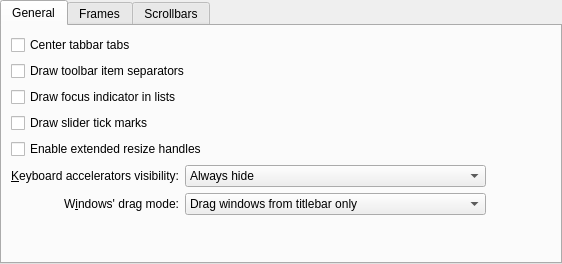
<?xml version="1.0" encoding="UTF-8"?>
<ui version="4.0">
 <class>BreezeStyleConfig</class>
 <widget class="QWidget" name="BreezeStyleConfig">
  <property name="geometry">
   <rect>
    <x>0</x>
    <y>0</y>
    <width>562</width>
    <height>264</height>
   </rect>
  </property>
  <property name="sizePolicy">
   <sizepolicy hsizetype="Preferred" vsizetype="Preferred">
    <horstretch>0</horstretch>
    <verstretch>0</verstretch>
   </sizepolicy>
  </property>
  <layout class="QVBoxLayout" name="verticalLayout_2">
   <property name="leftMargin">
    <number>0</number>
   </property>
   <property name="topMargin">
    <number>0</number>
   </property>
   <property name="rightMargin">
    <number>0</number>
   </property>
   <property name="bottomMargin">
    <number>0</number>
   </property>
   <item>
    <widget class="QTabWidget" name="tabWidget">
     <property name="currentIndex">
      <number>0</number>
     </property>
     <widget class="QWidget" name="tab">
      <attribute name="title">
       <string>General</string>
      </attribute>
      <layout class="QGridLayout" name="gridLayout">
       <item row="6" column="1">
        <widget class="QLabel" name="_windowDragLabel">
         <property name="sizePolicy">
          <sizepolicy hsizetype="Preferred" vsizetype="Preferred">
           <horstretch>0</horstretch>
           <verstretch>0</verstretch>
          </sizepolicy>
         </property>
         <property name="text">
          <string>W&amp;indows' drag mode:</string>
         </property>
         <property name="alignment">
          <set>Qt::AlignRight|Qt::AlignTrailing|Qt::AlignVCenter</set>
         </property>
         <property name="buddy">
          <cstring>_windowDragMode</cstring>
         </property>
        </widget>
       </item>
       <item row="2" column="1" colspan="4">
        <widget class="QCheckBox" name="_viewDrawFocusIndicator">
         <property name="text">
          <string>Draw focus indicator in lists</string>
         </property>
        </widget>
       </item>
       <item row="5" column="1">
        <widget class="QLabel" name="_mnemonicsLabel">
         <property name="text">
          <string>&amp;Keyboard accelerators visibility:</string>
         </property>
         <property name="alignment">
          <set>Qt::AlignRight|Qt::AlignTrailing|Qt::AlignVCenter</set>
         </property>
         <property name="buddy">
          <cstring>_mnemonicsMode</cstring>
         </property>
        </widget>
       </item>
       <item row="5" column="2" colspan="2">
        <widget class="QComboBox" name="_mnemonicsMode">
         <item>
          <property name="text">
           <string>Always hide</string>
          </property>
         </item>
         <item>
          <property name="text">
           <string>Show when Alt key is pressed</string>
          </property>
         </item>
         <item>
          <property name="text">
           <string>Always show</string>
          </property>
         </item>
        </widget>
       </item>
       <item row="5" column="4">
        <spacer name="horizontalSpacer_3">
         <property name="orientation">
          <enum>Qt::Horizontal</enum>
         </property>
         <property name="sizeHint" stdset="0">
          <size>
           <width>65</width>
           <height>20</height>
          </size>
         </property>
        </spacer>
       </item>
       <item row="6" column="2" colspan="2">
        <widget class="QComboBox" name="_windowDragMode">
         <item>
          <property name="text">
           <string>Drag windows from titlebar only</string>
          </property>
         </item>
         <item>
          <property name="text">
           <string>Drag windows from titlebar, menubar and toolbars</string>
          </property>
         </item>
         <item>
          <property name="text">
           <string>Drag windows from all empty areas</string>
          </property>
         </item>
        </widget>
       </item>
       <item row="7" column="1" colspan="3">
        <spacer name="verticalSpacer">
         <property name="orientation">
          <enum>Qt::Vertical</enum>
         </property>
         <property name="sizeHint" stdset="0">
          <size>
           <width>20</width>
           <height>49</height>
          </size>
         </property>
        </spacer>
       </item>
       <item row="0" column="1" colspan="4">
        <widget class="QCheckBox" name="_tabBarDrawCenteredTabs">
         <property name="text">
          <string>Center tabbar tabs</string>
         </property>
        </widget>
       </item>
       <item row="1" column="1" colspan="4">
        <widget class="QCheckBox" name="_toolBarDrawItemSeparator">
         <property name="text">
          <string>Draw toolbar item separators</string>
         </property>
        </widget>
       </item>
       <item row="3" column="1" colspan="4">
        <widget class="QCheckBox" name="_sliderDrawTickMarks">
         <property name="text">
          <string>Draw slider tick marks</string>
         </property>
        </widget>
       </item>
       <item row="4" column="1" colspan="4">
        <widget class="QCheckBox" name="_splitterProxyEnabled">
         <property name="text">
          <string>Enable extended resize handles</string>
         </property>
        </widget>
       </item>
      </layout>
     </widget>
     <widget class="QWidget" name="tab_3">
      <attribute name="title">
       <string>Frames</string>
      </attribute>
      <layout class="QVBoxLayout" name="verticalLayout_3">
       <item>
        <widget class="QCheckBox" name="_dockWidgetDrawFrame">
         <property name="text">
          <string>Draw frame around dockable panels</string>
         </property>
        </widget>
       </item>
       <item>
        <widget class="QCheckBox" name="_sidePanelDrawFrame">
         <property name="text">
          <string>Draw frame around side panels</string>
         </property>
        </widget>
       </item>
       <item>
        <widget class="QCheckBox" name="_menuItemDrawThinFocus">
         <property name="text">
          <string>Draw a thin line to indicate focus in menus and menubars</string>
         </property>
        </widget>
       </item>
       <item>
        <spacer name="verticalSpacer_3">
         <property name="orientation">
          <enum>Qt::Vertical</enum>
         </property>
         <property name="sizeHint" stdset="0">
          <size>
           <width>20</width>
           <height>117</height>
          </size>
         </property>
        </spacer>
       </item>
      </layout>
     </widget>
     <widget class="QWidget" name="tab_4">
      <attribute name="title">
       <string>Scrollbars</string>
      </attribute>
      <layout class="QGridLayout" name="gridLayout_6">
       <item row="1" column="2">
        <spacer name="horizontalSpacer_2">
         <property name="orientation">
          <enum>Qt::Horizontal</enum>
         </property>
         <property name="sizeHint" stdset="0">
          <size>
           <width>40</width>
           <height>20</height>
          </size>
         </property>
        </spacer>
       </item>
       <item row="1" column="0">
        <widget class="QLabel" name="_scrollBarAddLineLabel">
         <property name="text">
          <string>Bottom arrow button t&amp;ype:</string>
         </property>
         <property name="alignment">
          <set>Qt::AlignRight|Qt::AlignTrailing|Qt::AlignVCenter</set>
         </property>
         <property name="buddy">
          <cstring>_scrollBarAddLineButtons</cstring>
         </property>
        </widget>
       </item>
       <item row="0" column="0">
        <widget class="QLabel" name="_scrollBarSubLineLabel">
         <property name="text">
          <string>&amp;Top arrow button type:</string>
         </property>
         <property name="alignment">
          <set>Qt::AlignRight|Qt::AlignTrailing|Qt::AlignVCenter</set>
         </property>
         <property name="buddy">
          <cstring>_scrollBarSubLineButtons</cstring>
         </property>
        </widget>
       </item>
       <item row="0" column="1">
        <widget class="QComboBox" name="_scrollBarSubLineButtons">
         <item>
          <property name="text">
           <string>No buttons</string>
          </property>
         </item>
         <item>
          <property name="text">
           <string>One button</string>
          </property>
         </item>
         <item>
          <property name="text">
           <string>Two buttons</string>
          </property>
         </item>
        </widget>
       </item>
       <item row="1" column="1">
        <widget class="QComboBox" name="_scrollBarAddLineButtons">
         <item>
          <property name="text">
           <string>No buttons</string>
          </property>
         </item>
         <item>
          <property name="text">
           <string>One button</string>
          </property>
         </item>
         <item>
          <property name="text">
           <string>Two buttons</string>
          </property>
         </item>
        </widget>
       </item>
       <item row="2" column="0" colspan="3">
        <spacer name="verticalSpacer_4">
         <property name="orientation">
          <enum>Qt::Vertical</enum>
         </property>
         <property name="sizeHint" stdset="0">
          <size>
           <width>20</width>
           <height>40</height>
          </size>
         </property>
        </spacer>
       </item>
      </layout>
     </widget>
    </widget>
   </item>
  </layout>
 </widget>
 <tabstops>
  <tabstop>tabWidget</tabstop>
  <tabstop>_tabBarDrawCenteredTabs</tabstop>
  <tabstop>_toolBarDrawItemSeparator</tabstop>
  <tabstop>_viewDrawFocusIndicator</tabstop>
  <tabstop>_sliderDrawTickMarks</tabstop>
  <tabstop>_splitterProxyEnabled</tabstop>
  <tabstop>_mnemonicsMode</tabstop>
  <tabstop>_windowDragMode</tabstop>
  <tabstop>_dockWidgetDrawFrame</tabstop>
  <tabstop>_sidePanelDrawFrame</tabstop>
  <tabstop>_menuItemDrawThinFocus</tabstop>
  <tabstop>_scrollBarSubLineButtons</tabstop>
  <tabstop>_scrollBarAddLineButtons</tabstop>
 </tabstops>
 <resources/>
 <connections>
 </connections>
</ui>
